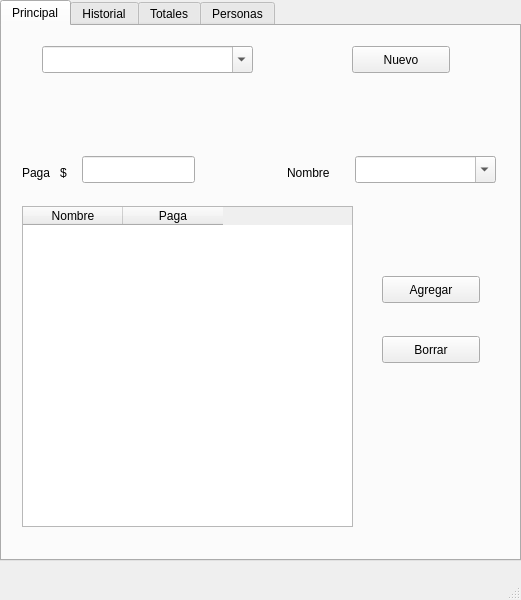
<?xml version="1.0" encoding="UTF-8"?>
<ui version="4.0">
 <class>MainWindow</class>
 <widget class="QMainWindow" name="MainWindow">
  <property name="geometry">
   <rect>
    <x>0</x>
    <y>0</y>
    <width>521</width>
    <height>600</height>
   </rect>
  </property>
  <property name="windowTitle">
   <string>MainWindow</string>
  </property>
  <widget class="QWidget" name="centralwidget">
   <widget class="QTabWidget" name="principal">
    <property name="geometry">
     <rect>
      <x>0</x>
      <y>0</y>
      <width>521</width>
      <height>561</height>
     </rect>
    </property>
    <property name="currentIndex">
     <number>0</number>
    </property>
    <widget class="QWidget" name="tab_1">
     <attribute name="title">
      <string>Principal</string>
     </attribute>
     <widget class="QComboBox" name="comboBox">
      <property name="enabled">
       <bool>true</bool>
      </property>
      <property name="geometry">
       <rect>
        <x>353</x>
        <y>130</y>
        <width>141</width>
        <height>27</height>
       </rect>
      </property>
      <property name="accessibleName">
       <string/>
      </property>
      <property name="autoFillBackground">
       <bool>false</bool>
      </property>
      <property name="editable">
       <bool>true</bool>
      </property>
      <property name="modelColumn">
       <number>0</number>
      </property>
     </widget>
     <widget class="QLabel" name="label_4">
      <property name="geometry">
       <rect>
        <x>285</x>
        <y>136</y>
        <width>91</width>
        <height>21</height>
       </rect>
      </property>
      <property name="text">
       <string>Nombre</string>
      </property>
     </widget>
     <widget class="QPushButton" name="pushButton">
      <property name="geometry">
       <rect>
        <x>350</x>
        <y>20</y>
        <width>98</width>
        <height>27</height>
       </rect>
      </property>
      <property name="text">
       <string>Nuevo</string>
      </property>
     </widget>
     <widget class="QLabel" name="label_5">
      <property name="geometry">
       <rect>
        <x>20</x>
        <y>136</y>
        <width>91</width>
        <height>21</height>
       </rect>
      </property>
      <property name="text">
       <string>Paga   $</string>
      </property>
     </widget>
     <widget class="QLineEdit" name="lineEdit_3">
      <property name="geometry">
       <rect>
        <x>80</x>
        <y>130</y>
        <width>113</width>
        <height>27</height>
       </rect>
      </property>
     </widget>
     <widget class="QTableWidget" name="tableWidget">
      <property name="geometry">
       <rect>
        <x>20</x>
        <y>180</y>
        <width>331</width>
        <height>321</height>
       </rect>
      </property>
      <column>
       <property name="text">
        <string>Nombre</string>
       </property>
      </column>
      <column>
       <property name="text">
        <string>Paga</string>
       </property>
      </column>
     </widget>
     <widget class="QPushButton" name="pushButton_2">
      <property name="geometry">
       <rect>
        <x>380</x>
        <y>250</y>
        <width>98</width>
        <height>27</height>
       </rect>
      </property>
      <property name="text">
       <string>Agregar</string>
      </property>
     </widget>
     <widget class="QPushButton" name="pushButton_4">
      <property name="geometry">
       <rect>
        <x>380</x>
        <y>310</y>
        <width>98</width>
        <height>27</height>
       </rect>
      </property>
      <property name="text">
       <string>Borrar</string>
      </property>
     </widget>
     <widget class="QComboBox" name="comboBox_2">
      <property name="enabled">
       <bool>true</bool>
      </property>
      <property name="geometry">
       <rect>
        <x>40</x>
        <y>20</y>
        <width>211</width>
        <height>27</height>
       </rect>
      </property>
      <property name="accessibleName">
       <string/>
      </property>
      <property name="autoFillBackground">
       <bool>false</bool>
      </property>
      <property name="editable">
       <bool>true</bool>
      </property>
      <property name="modelColumn">
       <number>0</number>
      </property>
     </widget>
    </widget>
    <widget class="QWidget" name="tab_2">
     <attribute name="title">
      <string>Historial</string>
     </attribute>
     <widget class="QTableWidget" name="tableWidget_2">
      <property name="geometry">
       <rect>
        <x>25</x>
        <y>41</y>
        <width>461</width>
        <height>451</height>
       </rect>
      </property>
      <column>
       <property name="text">
        <string>Direccion</string>
       </property>
      </column>
      <column>
       <property name="text">
        <string>Fecha</string>
       </property>
      </column>
      <column>
       <property name="text">
        <string>Monto Total</string>
       </property>
      </column>
      <column>
       <property name="text">
        <string>Monto/persona</string>
       </property>
      </column>
     </widget>
    </widget>
    <widget class="QWidget" name="tab_3">
     <attribute name="title">
      <string>Totales</string>
     </attribute>
     <widget class="QTableWidget" name="tableWidget_3">
      <property name="geometry">
       <rect>
        <x>10</x>
        <y>121</y>
        <width>501</width>
        <height>391</height>
       </rect>
      </property>
      <column>
       <property name="text">
        <string>Nombre</string>
       </property>
      </column>
      <column>
       <property name="text">
        <string>Pone</string>
       </property>
      </column>
      <column>
       <property name="text">
        <string>Saca</string>
       </property>
      </column>
      <column>
       <property name="text">
        <string>Pendiente</string>
       </property>
      </column>
     </widget>
     <widget class="QLabel" name="label_8">
      <property name="geometry">
       <rect>
        <x>330</x>
        <y>20</y>
        <width>161</width>
        <height>17</height>
       </rect>
      </property>
      <property name="text">
       <string>Monto por persona</string>
      </property>
     </widget>
     <widget class="QLabel" name="label_6">
      <property name="geometry">
       <rect>
        <x>40</x>
        <y>20</y>
        <width>161</width>
        <height>17</height>
       </rect>
      </property>
      <property name="text">
       <string>Monto Total</string>
      </property>
     </widget>
     <widget class="QLabel" name="label_7">
      <property name="geometry">
       <rect>
        <x>40</x>
        <y>80</y>
        <width>161</width>
        <height>17</height>
       </rect>
      </property>
      <property name="text">
       <string>------------------</string>
      </property>
     </widget>
     <widget class="QLabel" name="label_9">
      <property name="geometry">
       <rect>
        <x>330</x>
        <y>80</y>
        <width>161</width>
        <height>17</height>
       </rect>
      </property>
      <property name="text">
       <string>--------------------</string>
      </property>
     </widget>
    </widget>
    <widget class="QWidget" name="tab_4">
     <attribute name="title">
      <string>Personas</string>
     </attribute>
     <widget class="QTableWidget" name="tableWidget_4">
      <property name="geometry">
       <rect>
        <x>5</x>
        <y>101</y>
        <width>511</width>
        <height>411</height>
       </rect>
      </property>
      <column>
       <property name="text">
        <string>Nombre</string>
       </property>
      </column>
      <column>
       <property name="text">
        <string>Direccion</string>
       </property>
      </column>
      <column>
       <property name="text">
        <string>Telefono</string>
       </property>
      </column>
      <column>
       <property name="text">
        <string>Deuda</string>
       </property>
      </column>
     </widget>
     <widget class="QPushButton" name="pushButton_3">
      <property name="geometry">
       <rect>
        <x>397</x>
        <y>30</y>
        <width>111</width>
        <height>27</height>
       </rect>
      </property>
      <property name="text">
       <string>ver deudas</string>
      </property>
     </widget>
    </widget>
   </widget>
  </widget>
  <widget class="QMenuBar" name="menubar">
   <property name="geometry">
    <rect>
     <x>0</x>
     <y>0</y>
     <width>521</width>
     <height>25</height>
    </rect>
   </property>
  </widget>
  <widget class="QStatusBar" name="statusbar"/>
 </widget>
 <resources/>
 <connections/>
</ui>
